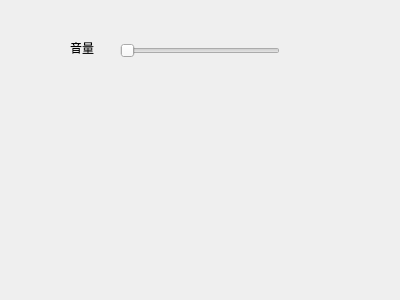
<?xml version="1.0" encoding="UTF-8"?>
<ui version="4.0">
 <class>setting_scene</class>
 <widget class="QWidget" name="setting_scene">
  <property name="geometry">
   <rect>
    <x>0</x>
    <y>0</y>
    <width>400</width>
    <height>300</height>
   </rect>
  </property>
  <property name="windowTitle">
   <string>Form</string>
  </property>
  <widget class="QSlider" name="volume_slider">
   <property name="geometry">
    <rect>
     <x>120</x>
     <y>40</y>
     <width>160</width>
     <height>22</height>
    </rect>
   </property>
   <property name="orientation">
    <enum>Qt::Horizontal</enum>
   </property>
  </widget>
  <widget class="QLabel" name="label">
   <property name="geometry">
    <rect>
     <x>70</x>
     <y>40</y>
     <width>41</width>
     <height>16</height>
    </rect>
   </property>
   <property name="text">
    <string>音量</string>
   </property>
  </widget>
 </widget>
 <resources/>
 <connections/>
</ui>
